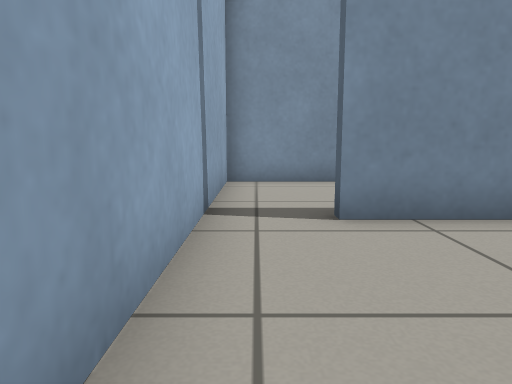
View 1 (above)

21 first-person views from a walk through a Gazebo world. The camera is 0.5 m above the floor, tilts 8° down and sees 70° across. The floor is counted in squares, 0.5 m on a side. Each view is taken from the middle of a square. On the plan, view 1 faces up. The plan holds only what a view shows up to about 13 squares ahead; the rest is blank. The place goes on beyond the plan. Simple shapes stand in for some stock models.

View 2
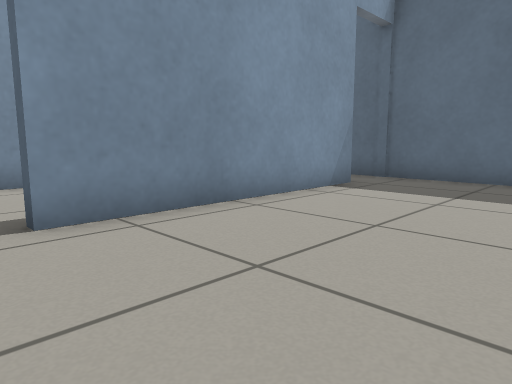

View 3
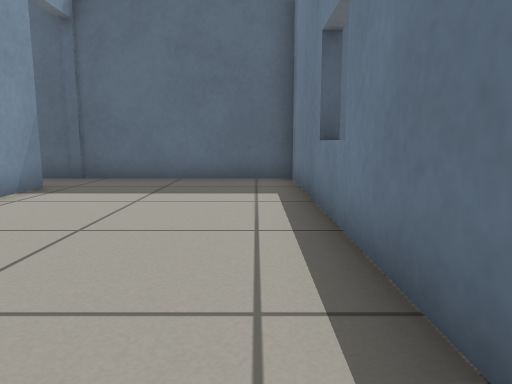

View 4
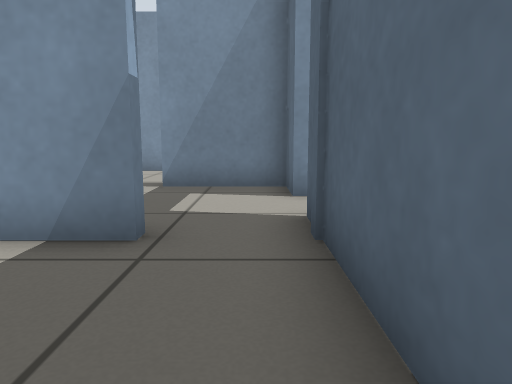

View 5
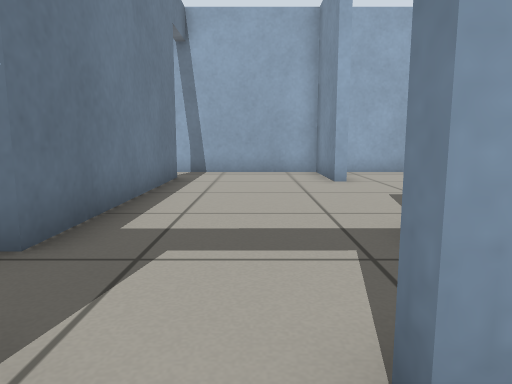

View 6
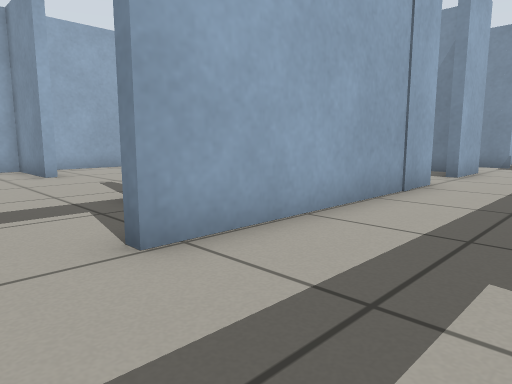

View 7
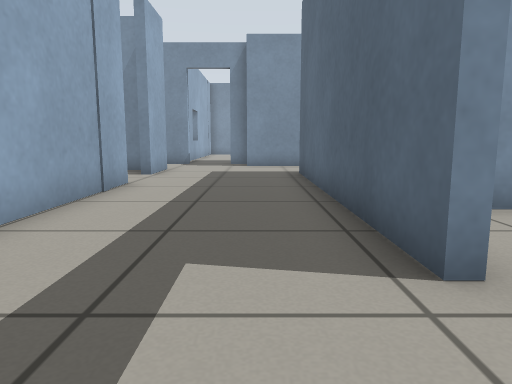

View 8
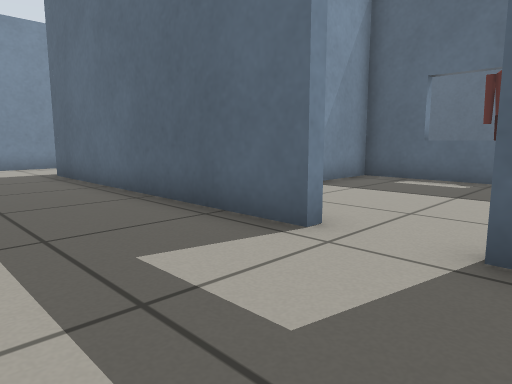

View 9
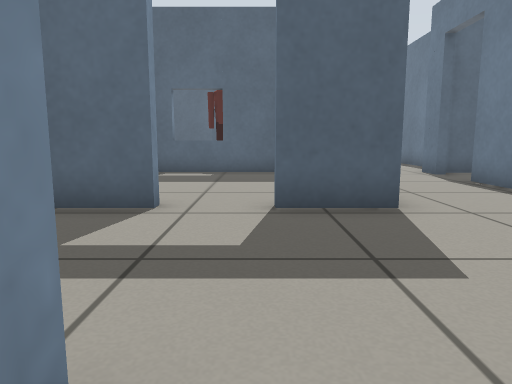

View 10
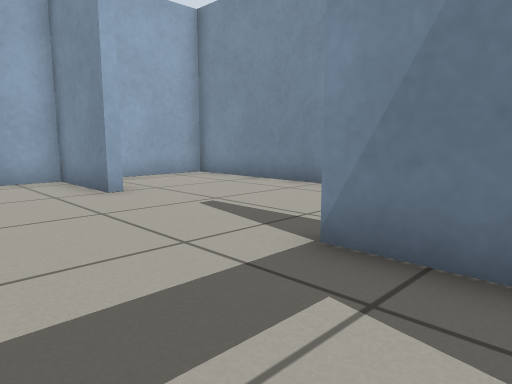

View 11
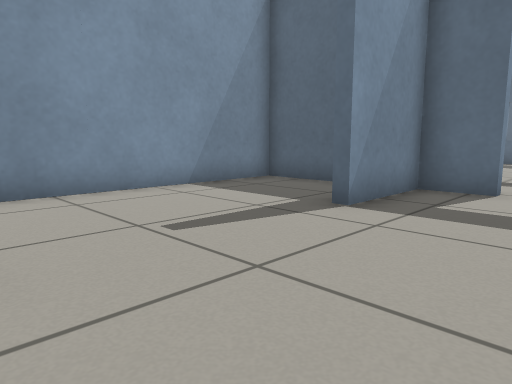

View 12
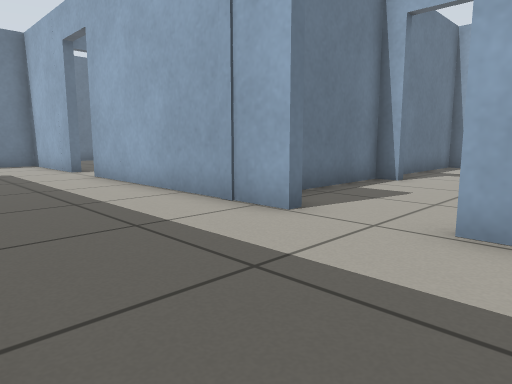

View 13
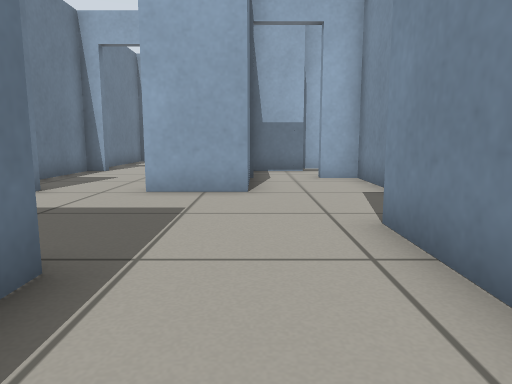

View 14
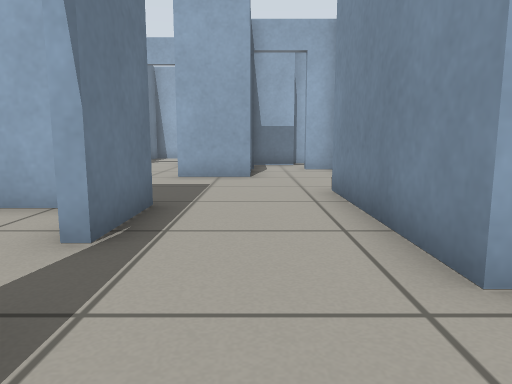

View 15
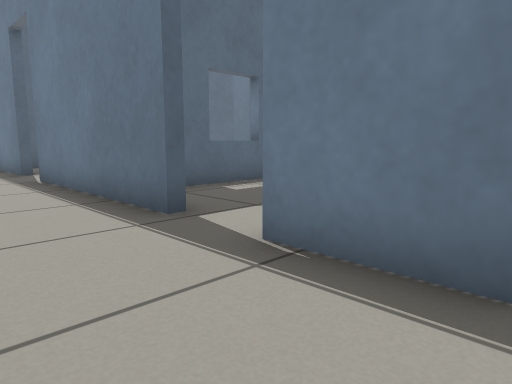

View 16
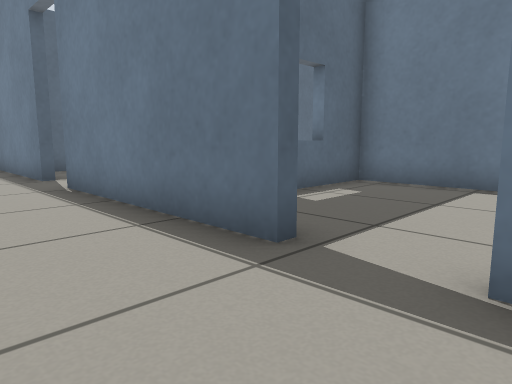

View 17
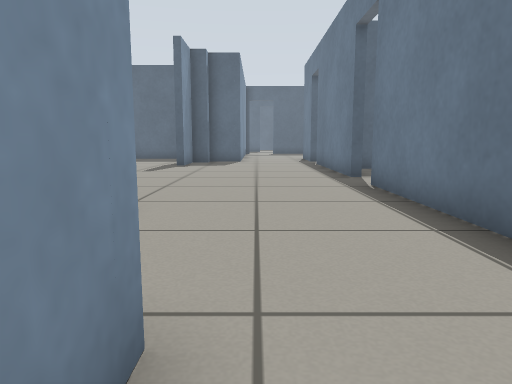

View 18
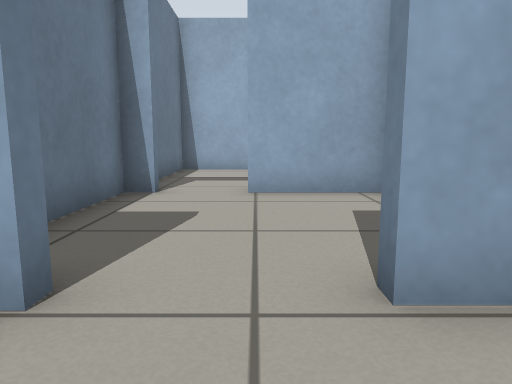

View 19
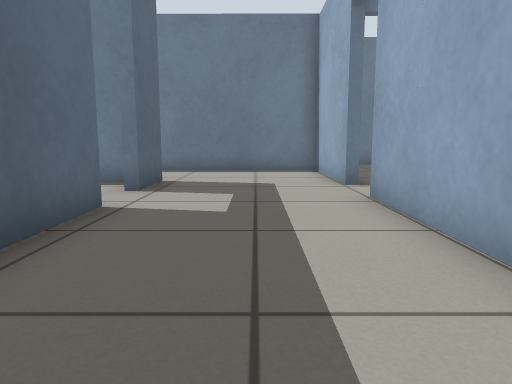

View 20
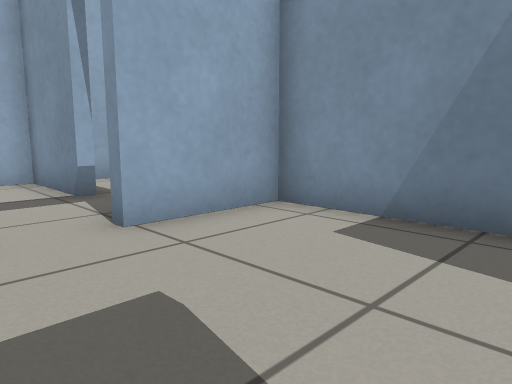

View 21
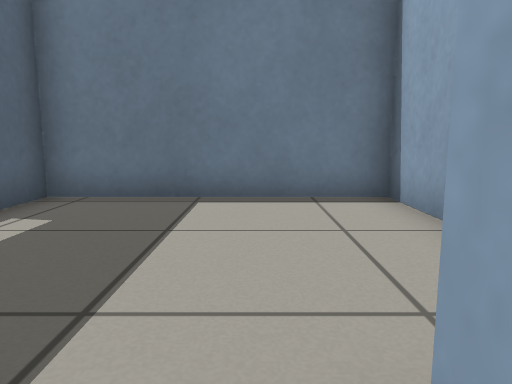

### Floor plan
Points are (right, up) in squares from view 1. A wall is a line through its corners. A room is listed if a view was taken in it or the views show most of it. See-through windows are left out.
Room 1 (views 1, 2, 3, 4)
walls: (1.2, -1) (9.7, -1) (9.7, 5.7); (7.8, 4.6) (0.9, 4.5); (-0.7, 4.9) (-0.7, 0.9)
ways out: open door at (0.5, 5) to room 3; open door at (8.5, 5) to room 3
Room 2 (views 5, 6, 7, 8, 18, 19)
walls: (19.8, 1.7) (20.7, 1.7); (14.3, 4.9) (14.3, 6.7); (14.3, 8.5) (14.3, 16.4); (10, 5.7) (10, 1.7) (18.1, 1.7); (10, 14.8) (10, 7.5)
ways out: open door at (10, 6.5) to room 3; opening at (12, 17) to room 4; opening at (10, 15.5) to room 5; open door at (14.5, 7.5); open door at (18.5, 1.5)
Room 3 (views 9, 10, 11)
walls: (2.1, 8.9) (-0.7, 8.9) (-0.7, 4.9); (0.9, 4.9) (7.8, 4.9); (9.7, 7.5) (9.7, 8.9) (6.9, 8.9)
ways out: open door at (0.5, 5) to room 1; open door at (8.5, 5) to room 1; open door at (10, 6.5) to room 2; opening at (4.5, 9) to room 6
Room 4 (views 12, 13, 14, 15, 16, 17, 21)
walls: (18.3, 17.4) (24.4, 17.4); (26.1, 17.4) (30.9, 17.4); (17.8, 20.5) (12.6, 20.5); (14.3, 16.4) (14.3, 17.4) (16.5, 17.4); (7.1, 18.8) (10, 18.8) (10, 16.8); (7.2, 21.5) (7.2, 20.6)
ways out: opening at (12, 17) to room 2; open door at (7, 19.5) to room 5; open door at (17.5, 17); open door at (25.5, 17)
Room 5 (view 20)
walls: (10, 16.8) (9.5, 16.8); (9.1, 18.5) (5, 18.5) (5, 15.8); (5, 14.1) (5, 13.4) (8.1, 13.4)
ways out: opening at (10, 15.5) to room 2; open door at (7, 19.5) to room 4; open door at (5, 14.5) to room 7
Room 6 (no view inside)
walls: (9.7, 10.9) (9.7, 13.1) (-0.7, 13.1) (-0.7, 9.9)
ways out: opening at (4.5, 9) to room 3
Room 7 (no view inside)
walls: (2.2, 16.3) (-0.7, 16.3) (-0.7, 13.4) (3.2, 13.4)
ways out: open door at (5, 14.5) to room 5; open door at (3.5, 16.5)
Room 8 (no view inside)
walls: (5, 20.6) (5, 18.9)

Positions as (right, up) in squares from view 1, and headings:
1: (0, 0), facing up
2: (0, 0), facing up-right
3: (0, 0), facing right
4: (9, 1), facing up
5: (11, 7), facing left
6: (13, 6), facing up-left
7: (13, 6), facing up
8: (11, 6), facing up-right
9: (9, 7), facing right
10: (9, 6), facing up-left
11: (2, 6), facing up-right
12: (14, 18), facing down-left
13: (17, 19), facing left
14: (20, 19), facing left
15: (14, 20), facing down-right
16: (16, 20), facing down-right
17: (16, 20), facing right
18: (12, 16), facing left
19: (12, 14), facing down
20: (9, 14), facing up-left
21: (17, 18), facing down
